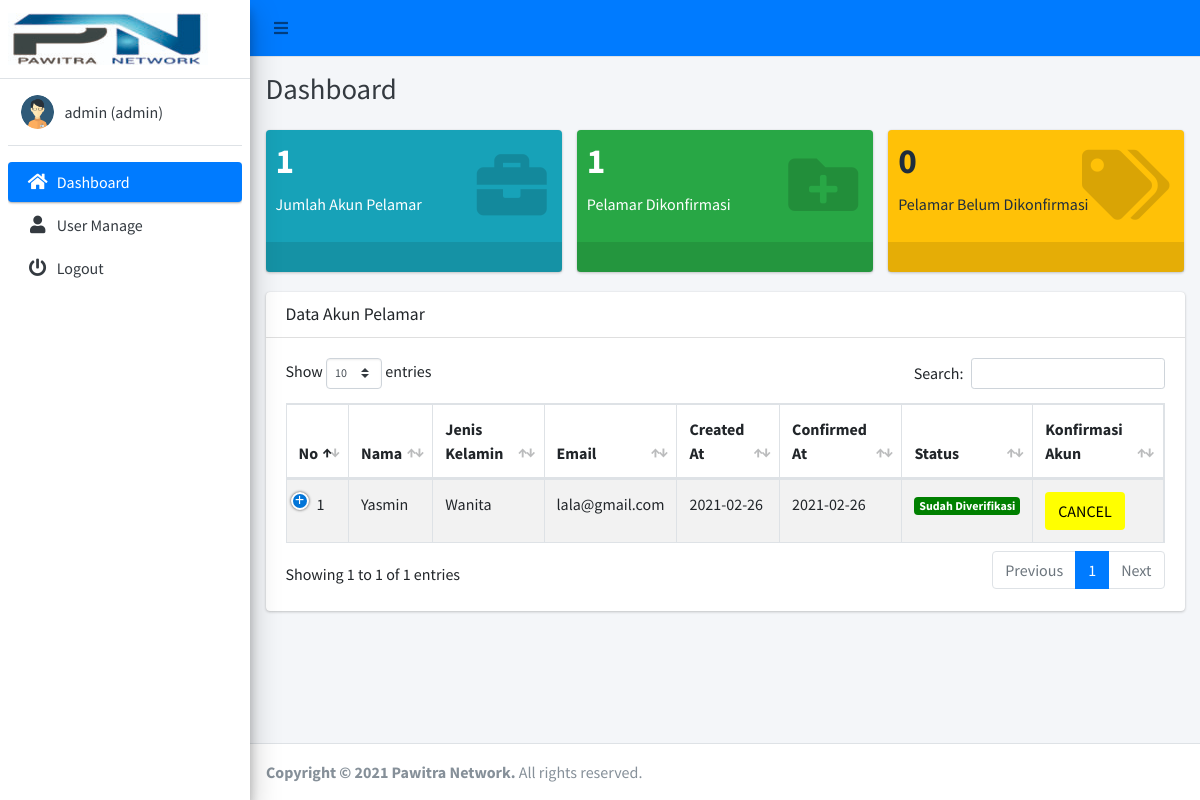
The app's page /index_admin.php (signed in) with its own data.
### tables this page shows
CREATE TABLE `akses` (
  `id_akun` varchar(15) NOT NULL,
  `nama` varchar(50) NOT NULL,
  `jenis_kelamin` varchar(10) NOT NULL,
  `username` varchar(20) NOT NULL,
  `email` varchar(50) NOT NULL,
  `password` varchar(10) NOT NULL,
  `level` varchar(10) NOT NULL,
  `created_at_date` date NOT NULL,
  `confirmed_at_date` date DEFAULT NULL,
  `status` tinyint(1) NOT NULL
);

### index_admin.php (the view, shortened to what this page needs)
<?php
            include 'koneksi.php';
?>
<!DOCTYPE html>
<html>
<head>
  <link rel="stylesheet" href="plugins/fontawesome-free/css/all.min.css">
  <link rel="stylesheet" href="https://code.ionicframework.com/ionicons/2.0.1/css/ionicons.min.css">
  <link rel="stylesheet" href="plugins/datatables-bs4/css/dataTables.bootstrap4.min.css">
  <link rel="stylesheet" href="plugins/datatables-responsive/css/responsive.bootstrap4.min.css">
  <link rel="stylesheet" href="dist/css/adminlte.min.css">
</head>
<body class="hold-transition sidebar-mini layout-fixed">
<div class="wrapper">
  <nav class="main-header navbar navbar-expand navbar-blue navbar-light">
  <ul class="navbar-nav">
      <li class="nav-item">
        <a class="nav-link" data-widget="pushmenu" role="button"><i class="fas fa-bars"></i></a>
      </li>
    </ul>
    </nav>
  <aside class="main-sidebar sidebar-light-primary elevation-4">
    <a href="" class="brand-link">
      <img src="dist/img/rsz_1pawitra-net.jpg" class="">
    </a>
    <div class="sidebar">
      <div class="user-panel mt-3 pb-3 mb-3 d-flex">
        <div class="image">
          <img src="dist/img/admin.png" class="img-circle">
        </div>
        <div class="info">
          <a class="d-block"><?php echo $_SESSION['username'].' '.'('.$_SESSION['level'].')'; ?></a>
        </div>
      </div>
      <nav class="mt-2">
        <ul class="nav nav-pills nav-sidebar flex-column" data-widget="treeview" role="menu" data-accordion="false">
               <li class="nav-item has-treeview">
            <a href="index_admin.php" class="nav-link active">
              <i class="nav-icon fas fa-home"></i>
              <p>
                Dashboard
              </p>
            </a>
          </li>
          <li class="nav-item has-treeview">
            <a href="user_manage.php" class="nav-link">
              <i class="nav-icon fas fa-user"></i>
              <p>
                User Manage
              </p>
            </a>
          </li>
          <li class="nav-item has-treeview">
            <a href="logout.php" class="nav-link">
              <i class="nav-icon fas fa-power-off"></i>
              <p>
                Logout
              </p>
            </a>
          </li>
        </ul>
      </nav>
    </div>
  </aside>
  <div class="content-wrapper">
    <div class="content-header">
      <div class="container-fluid">
        <div class="row mb-2">
          <div class="col-sm-6">
            <h1 class="m-0 text-dark">Dashboard</h1>
          </div>
        </div>
      </div>
    </div>
    <section class="content">
      <div class="container-fluid">
        <div class="row">
          <div class="col-lg-4 col-6">
            <div class="small-box bg-info">
              <div class="inner">
                <?php
                $pelamar = mysqli_query($sambung, "SELECT * FROM akses WHERE level='pelamar'");
                $jumlah_pelamar = mysqli_num_rows($pelamar);
                ?>
                <h3><?php echo $jumlah_pelamar;?></h3>
                <p>Jumlah Akun Pelamar</p>
              </div>
              <div class="icon">
                <i class="fas fa-briefcase"></i>
              </div>
              <a class="small-box-footer"><i class="fas"></i></a>
            </div>
          </div>
          <div class="col-lg-4 col-6">
            <div class="small-box bg-success">
              <div class="inner">
              <?php
                $konfirm = mysqli_query($sambung, "SELECT * FROM akses WHERE level='pelamar' AND status='1' ");
                $jumlah_konfirm = mysqli_num_rows($konfirm);
                ?>
                <h3><?php echo $jumlah_konfirm;?></h3>
                <p>Pelamar Dikonfirmasi</p>
              </div>
              <div class="icon">
                <i class="fas fa-folder-plus"></i>
              </div>
              <a class="small-box-footer"><i class="fas"></i></a>
            </div>
          </div>
          <div class="col-lg-4 col-6">
            <div class="small-box bg-warning">
              <div class="inner">
              <?php
                $not_konfirm = mysqli_query($sambung, "SELECT * FROM akses WHERE level='pelamar' AND status='0' ");
                $jumlah_not_konfirm = mysqli_num_rows($not_konfirm);
                ?>
                <h3><?php echo $jumlah_not_konfirm;?></h3>
                <p>Pelamar Belum Dikonfirmasi</p>
              </div>
              <div class="icon">
                <i class="fas fa-tags"></i>
              </div>
              <a class="small-box-footer"><i class="fas"></i></a>
            </div>
          </div>
        </div>
        <div class="row">
        <div class="col-md-12">
        <div class="card">
              <div class="card-header">
                <h3 class="card-title">Data Akun Pelamar</h3>
              </div>
              <div class="card-body">
                <table id="mydata" class="table table-bordered table-striped">
                  <thead>
                  <tr>
                    <th>No</th>
                    <th>Nama</th>
                    <th>Jenis Kelamin</th>
                    <th>Email</th>
                    <th>Created At</th>
                    <th>Confirmed At</th>
                    <th>Status</th>
                    <th>Konfirmasi Akun</th>
                  </tr>
                  </thead>
                  <tbody>
                  <?php
                    $no=1;
                    while($data = mysqli_fetch_array($pelamar))
                    {
                    ?>
                  <tr>
                    <td><?php echo $no;?></td>
                    <td><?php echo $data['nama'];?></td>
                    <td><?php echo $data['jenis_kelamin'];?></td>
                    <td><?php echo $data['email'];?></td>
                    <td><?php echo $data['created_at_date'];?></td>
                    <td><?php echo $data['confirmed_at_date'];?></td>
                    <td>
                      <?php
                          if ($data['status'] == '0') {
                          echo "<a class=badge style=background:red;color:white>"."Belum Diverifikasi"."</a>";
                        }
                        else{
                            echo "<a class=badge style=background:green;color:white>"."Sudah Diverifikasi"."</a>";
                        }
                        ?>
                    </td>
                    <td>
                    <?php
                        if ($data['status'] == '0') {
                        ?>
                        <a class="btn" style="background:green;color:white" href="confirm_pelamar.php?id_akun=<?php echo $data['id_akun'];?>">
                        CONFIRM
                        </a>
                        <?php }
                        else{
                        ?>
                        <a class="btn" style="background:yellow;color:black" href="cancel_pelamar.php?id_akun=<?php echo $data['id_akun'];?>">
                        CANCEL
                        </a>
                        <?php } ?>
                    </td>
                  </tr>
                  <?php $no++;} ?>
                  </tbody>
                </table>
              </div>
            </div>
        </div>
        </div>
      </div>
    </section>
  </div>
  <footer class="main-footer">
    <strong>Copyright &copy; 2021 <a >Pawitra Network</a>.</strong>
    All rights reserved.
  </footer>
</div>
</body>
</html>

### records on screen
akses: nama "Yasmin", jenis_kelamin "Wanita", email "lala@gmail.com", created_at_date "2021-02-26", confirmed_at_date "2021-02-26", status "Sudah Diverifikasi"

### other values on screen
$_SESSION['username'] "admin"
$_SESSION['level'] "admin"
$jumlah_pelamar "1"
$jumlah_konfirm "1"
$jumlah_not_konfirm "0"
